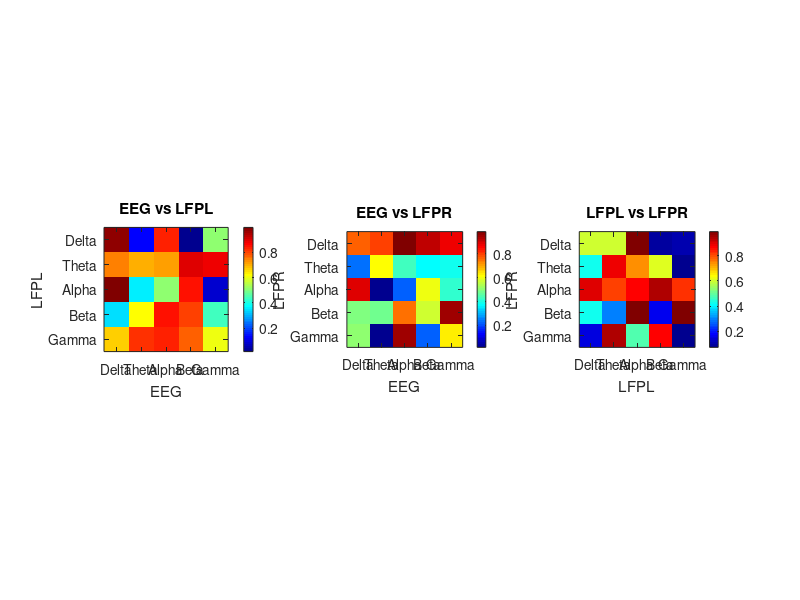

The MATLAB script that drew this image: (Note: this script raises an error after producing the figure.)
clc
clear all
close all
% Define frequency bands and modalities
frequencyBands = {'Delta', 'Theta', 'Alpha', 'Beta', 'Gamma'};
modalities = {'EEG', 'LFPL', 'LFPR'};
events = {'Freezing Turn', 'Turning', 'Walking'};

% Iterate over each event
for eventIndex = 1:length(events)
    % Create a new figure for the current event
    figure;
    
    % Create subplots for the distinct combinations of modalities
    subplotIndex = 1;
    for modalityIndex1 = 1:length(modalities)
        for modalityIndex2 = modalityIndex1+1:length(modalities) % Avoid repetition
            subplot(1, 3, subplotIndex);
            
            % Create a matrix for the combinations
            combinationMatrix = rand(length(frequencyBands));
            
            % Create a heatmap to visualize the matrix
            imagesc(combinationMatrix);
            
            % Set colormap to a built-in colormap (e.g., 'jet', 'parula', 'cool')
            colormap('jet');
            
            % Set labels for frequency bands and modalities
            xticks(1:length(frequencyBands));
            yticks(1:length(frequencyBands));
            xticklabels(frequencyBands);
            yticklabels(frequencyBands);
            
            % Get the modalities for this subplot
            modality1 = modalities{modalityIndex1};
            modality2 = modalities{modalityIndex2};
            
            % Set custom labels with modalities
            xlabel(modality1);
            ylabel(modality2);
            
            title([modality1, ' vs ', modality2]);
            
            % Add colorbar
            colorbar;
            
            % Set aspect ratio to make the subplot square
            axis square;
            
            % Increment subplot index
            subplotIndex = subplotIndex + 1;
        end
    end
    
    % Add title for the entire figure based on the event
    sgtitle(['Event: ', events{eventIndex}]);
end
